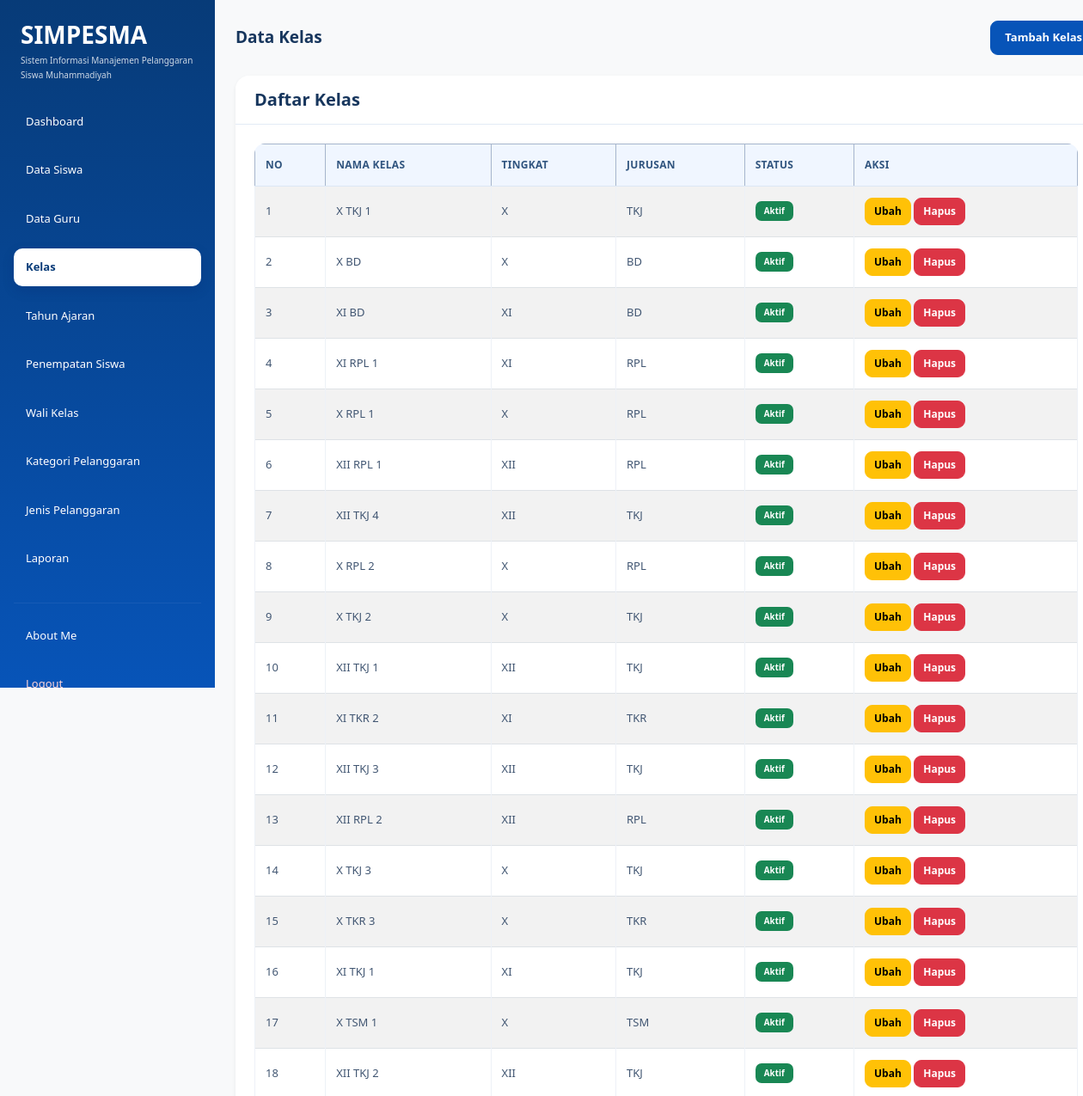
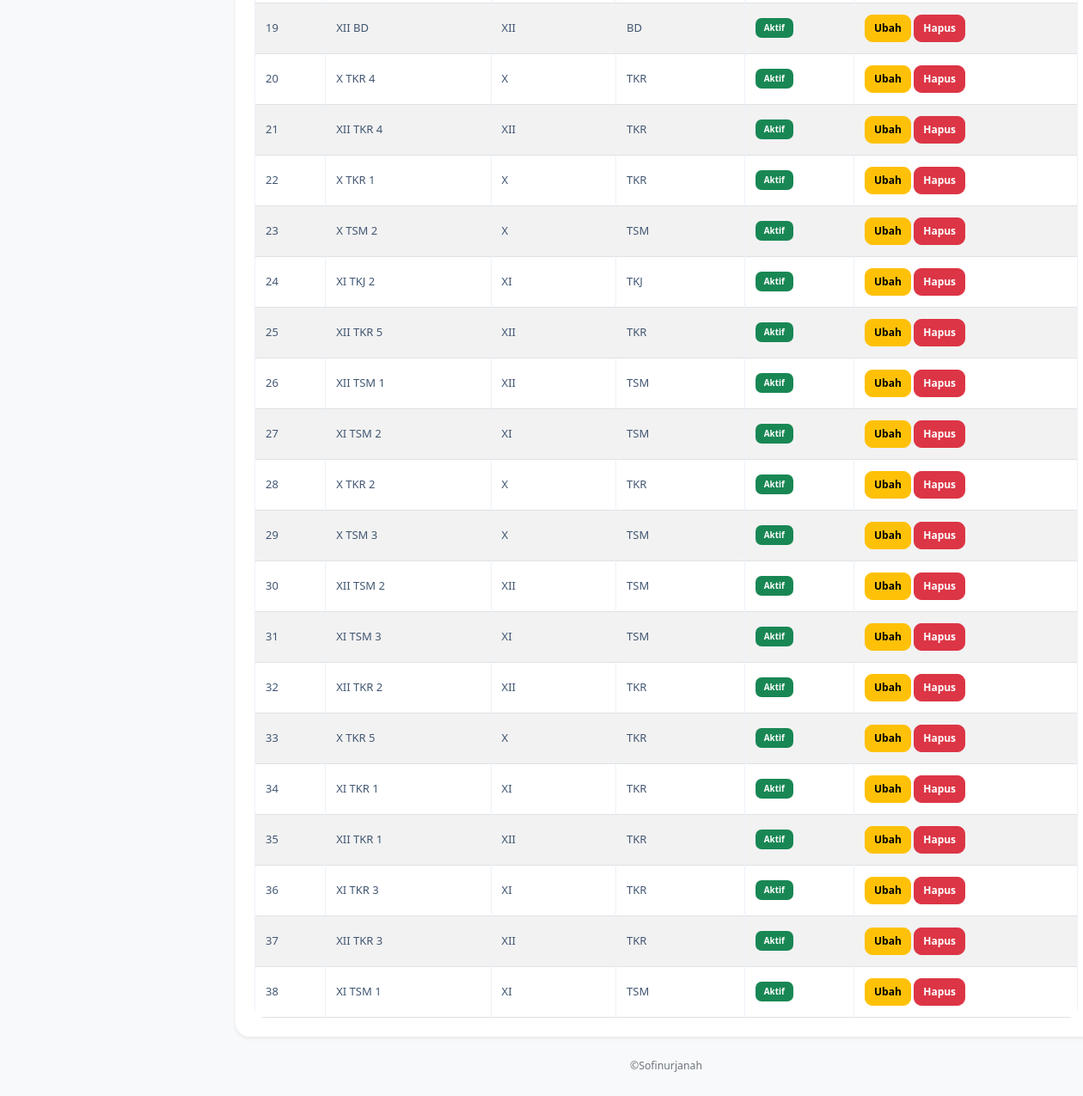
The page /data_kelas.php (signed in) on the database its author committed (2 pictures, top to bottom).
### tables this page shows
CREATE TABLE `t_kelas` (
  `id` int(11) NOT NULL,
  `nama` varchar(100) NOT NULL,
  `tingkat` varchar(20) NOT NULL,
  `jurusan` varchar(100) NOT NULL,
  `status_aktif` tinyint(1) NOT NULL,
  `created_at` timestamp NOT NULL DEFAULT current_timestamp(),
  `updated_at` timestamp NOT NULL DEFAULT current_timestamp()
);

### data_kelas.php (the view, shortened to what this page needs)
<?php
include "config/koneksi.php";
$role = strtolower($_SESSION['role']);
?>
<!DOCTYPE html>
<html lang="id">
<head>
    <link
        href="https://cdn.jsdelivr.net/npm/bootstrap@5.3.8/dist/css/bootstrap.min.css"
        rel="stylesheet"
    >
    <link
        href="https://cdn.datatables.net/3.1.4/css/dataTables.dataTables.min.css"
        rel="stylesheet"
    >
    <link rel="stylesheet" href="style.css">
</head>
<body class="bg-light">
<div class="container-fluid">
    <div class="row">
        <div class="col-md-3 col-lg-2 min-vh-100 p-3"
             style="background-color: #30318B;">
            <div class="mb-4 px-2">
                <h3 class="text-white mb-1 fw-bold">
                    SIMPESMA
                </h3>
                <p class="text-white mb-0" style="font-size: 10px; line-height: 1.7; opacity: 0.8;">
                    Sistem Informasi Manajemen
                    Pelanggaran Siswa Muhammadiyah
                </p>
            </div>
            <ul class="nav nav-pills flex-column">
                <li class="nav-item mb-2">
                    <a href="dashboard.php" class="nav-link text-white">Dashboard</a>
                </li>
                <?php if ($role == "admin") { ?>
                    <li class="nav-item mb-2">
                        <a href="data_siswa.php" class="nav-link text-white">Data Siswa</a>
                    </li>
                    <li class="nav-item mb-2">
                        <a href="data_guru.php" class="nav-link text-white">Data Guru</a>
                    </li>
                    <li class="nav-item mb-2">
                        <a href="data_kelas.php" class="nav-link active" aria-current="page">Kelas</a>
                    </li>
                    <li class="nav-item mb-2">
                        <a href="data_tahun_ajaran.php" class="nav-link text-white">Tahun Ajaran</a>
                    </li>
                    <li class="nav-item mb-2">
                        <a href="penempatan_siswa.php" class="nav-link text-white">Penempatan Siswa</a>
                    </li>
                    <li class="nav-item mb-2">
                        <a href="wali_kelas.php" class="nav-link text-white">Wali Kelas</a>
                    </li>
                    <li class="nav-item mb-2">
                        <a href="kategori_pelanggaran.php" class="nav-link text-white">Kategori Pelanggaran</a>
                    </li>
                    <li class="nav-item mb-2">
                        <a href="jenis_pelanggaran.php" class="nav-link text-white">Jenis Pelanggaran</a>
                    </li>
                    <li class="nav-item mb-2">
                        <a href="laporan.php" class="nav-link text-white">Laporan</a>
                    </li>
                <?php } ?>
                <hr class="text-secondary">
                <li class="nav-item mb-2">
                    <a href="about_me.php" class="nav-link text-white">About Me</a>
                </li>
                <li class="nav-item">
                    <a href="logout.php" class="nav-link text-danger">Logout</a>
                </li>
            </ul>
        </div>
        <main class="col-md-9 col-lg-10 p-4">
            <div class="d-flex justify-content-between align-items-center mb-4">
                <h3 class="fw-bold mb-0">Data Kelas</h3>
                <?php if ($role == "admin") { ?>
                    <button type="button"
                            class="btn btn-primary"
                            data-bs-toggle="modal"
                            data-bs-target="#modalTambah">
                        Tambah Kelas
                    </button>
                <?php } ?>
            </div>
            <div class="card border-0 shadow-sm">
                <div class="card-header bg-white py-3">
                    <h5 class="mb-0">Daftar Kelas</h5>
                </div>
                <div class="card-body">
                    <div class="table-responsive">
                        <table id="example"
                               class="table table-bordered table-striped table-hover align-middle mb-0">
                            <thead class="table-primary">
                                <tr>
                                    <th>No</th>
                                    <th>Nama Kelas</th>
                                    <th>Tingkat</th>
                                    <th>Jurusan</th>
                                    <th>Status</th>
                                    <?php if ($role == "admin") { ?>
                                        <th>Aksi</th>
                                    <?php } ?>
                                </tr>
                            </thead>
                            <tbody>
                                <?php
                                $query_kelas = mysqli_query(
                                    $koneksi,
                                    "SELECT * FROM t_kelas ORDER BY id ASC"
                                );
                                $no = 1;
                                while ($kelas = mysqli_fetch_assoc($query_kelas)) {
                                ?>
                                    <tr>
                                        <td><?= $no++; ?></td>
                                        <td><?= htmlspecialchars($kelas['nama'], ENT_QUOTES, 'UTF-8'); ?></td>
                                        <td><?= htmlspecialchars($kelas['tingkat'], ENT_QUOTES, 'UTF-8'); ?></td>
                                        <td><?= htmlspecialchars($kelas['jurusan'], ENT_QUOTES, 'UTF-8'); ?></td>
                                        <td>
                                            <?php if ($kelas['status_aktif'] == 1) { ?>
                                                <span class="badge bg-success">Aktif</span>
                                            <?php } else { ?>
                                                <span class="badge bg-secondary">Tidak Aktif</span>
                                            <?php } ?>
                                        </td>
                                        <?php if ($role == "admin") { ?>
                                            <td class="text-nowrap">
                                                <a href="data_kelas.php?edit=<?= $kelas['id']; ?>"
                                                   class="btn btn-warning btn-sm">Ubah</a>
                                                <a href="data_kelas.php?hapus=<?= $kelas['id']; ?>"
                                                   class="btn btn-danger btn-sm"
                                                   onclick="return confirm('Yakin ingin menghapus data kelas ini?')">
                                                    Hapus
                                                </a>
                                            </td>
                                        <?php } ?>
                                    </tr>
                                <?php } ?>
                            </tbody>
                        </table>
                    </div>
                </div>
            </div>
            <p class="text-center text-secondary small mt-4">©Sofinurjanah</p>
        </main>
    </div>
</div>
</body>
</html>

### style.css (style rules this page uses)
:root { --primary: #0754b8; --primary-dark: #073b78; --primary-light: #eaf3ff; --background: #f5f9ff; --white: #ffffff; --text: #17365d; --muted: #71829a; --border: #e3ebf5; --success: #198754; --danger: #dc3545; --radius: 16px; }
* { box-sizing: border-box; }
body { margin: 0; font-family: "Segoe UI", Arial, sans-serif; background: var(--background); color: var(--text); font-size: 14px; }
h1, h2, h3, h4, h5 { color: var(--text); font-weight: 700; }
a { text-decoration: none; }
aside, .sidebar, .col-lg-2.min-vh-100, .col-md-3.col-lg-2.min-vh-100 { background: linear-gradient( 180deg, #073b78 0%, #0754b8 100% ) !important; }
.col-lg-2.min-vh-100, .col-md-3.col-lg-2.min-vh-100 { padding: 24px 16px !important; }
.nav-pills .nav-link { color: #dceaff; padding: 12px 14px; margin-bottom: 5px; border-radius: 10px; font-size: 13px; font-weight: 500; transition: all 0.2s ease; }
.nav-pills .nav-link.active { color: var(--primary-dark) !important; background: #ffffff !important; font-weight: 700; box-shadow: 0 5px 15px rgba(0, 20, 70, 0.12); }
.nav-pills .nav-link.text-danger { color: #ffd5d9 !important; }
hr { border-color: rgba(255, 255, 255, 0.25); }
main { min-width: 0; padding: 32px !important; }
main h3 { font-size: 19px; }
main p { color: var(--muted); line-height: 1.7; }
.container-fluid { padding-left: 0; padding-right: 0; }
.row { margin-right: 0; margin-left: 0; }
.card { border: 1px solid var(--border); border-radius: var(--radius); background: var(--white); box-shadow: 0 5px 22px rgba(22, 63, 115, 0.045); transition: box-shadow 0.2s ease, transform 0.2s ease; }
.card-header { background: #ffffff; border-bottom: 1px solid var(--border); padding: 18px 22px; border-radius: var(--radius) var(--radius) 0 0 !important; font-weight: 700; color: var(--text); }
.card-body { padding: 22px; }
.btn { border-radius: 9px; padding: 9px 16px; font-weight: 600; font-size: 13px; transition: all 0.2s ease; }
.btn-primary { color: #fff; background: var(--primary); border-color: var(--primary); }
.btn-danger { background: var(--danger); border-color: var(--danger); }
.table-responsive { border-radius: 12px; }
.table { margin-bottom: 0; vertical-align: middle; font-size: 13px; }
.table thead th, .table th { background: #f0f6ff; color: #31557f; font-size: 12px; font-weight: 700; text-transform: uppercase; letter-spacing: 0.3px; border-bottom: 1px solid #dce7f5; padding: 15px 12px; white-space: nowrap; }
.table tbody td { color: #415672; padding: 13px 12px; border-color: #edf1f7; }
.table .btn { padding: 6px 10px; font-size: 12px; }
.badge { padding: 7px 10px; border-radius: 7px; font-weight: 600; letter-spacing: 0.1px; }
@media (min-width: 768px) { .col-md-3.col-lg-2.min-vh-100, .col-lg-2.min-vh-100, aside.sidebar { position: fixed !important; top: 0; left: 0; bottom: 0; width: 250px; height: 100vh; overflow-y: auto; z-index: 1000; } }
@media (min-width: 768px) { main { margin-left: 250px; width: calc(100% - 250px); } }

### rows shown on the page
t_kelas: nama "X TKJ 1", tingkat "X", jurusan "TKJ", status_aktif "Aktif"
t_kelas: nama "X BD", tingkat "X", jurusan "BD", status_aktif "Aktif"
t_kelas: nama "XI BD", tingkat "XI", jurusan "BD", status_aktif "Aktif"
t_kelas: nama "XI RPL 1", tingkat "XI", jurusan "RPL", status_aktif "Aktif"
t_kelas: nama "X RPL 1", tingkat "X", jurusan "RPL", status_aktif "Aktif"
t_kelas: nama "XII RPL 1", tingkat "XII", jurusan "RPL", status_aktif "Aktif"
t_kelas: nama "XII TKJ 4", tingkat "XII", jurusan "TKJ", status_aktif "Aktif"
t_kelas: nama "X RPL 2", tingkat "X", jurusan "RPL", status_aktif "Aktif"
t_kelas: nama "X TKJ 2", tingkat "X", jurusan "TKJ", status_aktif "Aktif"
t_kelas: nama "XII TKJ 1", tingkat "XII", jurusan "TKJ", status_aktif "Aktif"
t_kelas: nama "XI TKR 2", tingkat "XI", jurusan "TKR", status_aktif "Aktif"
t_kelas: nama "XII TKJ 3", tingkat "XII", jurusan "TKJ", status_aktif "Aktif"
t_kelas: nama "XII RPL 2", tingkat "XII", jurusan "RPL", status_aktif "Aktif"
t_kelas: nama "X TKJ 3", tingkat "X", jurusan "TKJ", status_aktif "Aktif"
t_kelas: nama "X TKR 3", tingkat "X", jurusan "TKR", status_aktif "Aktif"
t_kelas: nama "XI TKJ 1", tingkat "XI", jurusan "TKJ", status_aktif "Aktif"
t_kelas: nama "X TSM 1", tingkat "X", jurusan "TSM", status_aktif "Aktif"
t_kelas: nama "XII TKJ 2", tingkat "XII", jurusan "TKJ", status_aktif "Aktif"
t_kelas: nama "XII BD", tingkat "XII", jurusan "BD", status_aktif "Aktif"
t_kelas: nama "X TKR 4", tingkat "X", jurusan "TKR", status_aktif "Aktif"
t_kelas: nama "XII TKR 4", tingkat "XII", jurusan "TKR", status_aktif "Aktif"
t_kelas: nama "X TKR 1", tingkat "X", jurusan "TKR", status_aktif "Aktif"
t_kelas: nama "X TSM 2", tingkat "X", jurusan "TSM", status_aktif "Aktif"
t_kelas: nama "XI TKJ 2", tingkat "XI", jurusan "TKJ", status_aktif "Aktif"
t_kelas: nama "XII TKR 5", tingkat "XII", jurusan "TKR", status_aktif "Aktif"
t_kelas: nama "XII TSM 1", tingkat "XII", jurusan "TSM", status_aktif "Aktif"
t_kelas: nama "XI TSM 2", tingkat "XI", jurusan "TSM", status_aktif "Aktif"
t_kelas: nama "X TKR 2", tingkat "X", jurusan "TKR", status_aktif "Aktif"
t_kelas: nama "X TSM 3", tingkat "X", jurusan "TSM", status_aktif "Aktif"
t_kelas: nama "XII TSM 2", tingkat "XII", jurusan "TSM", status_aktif "Aktif"
t_kelas: nama "XI TSM 3", tingkat "XI", jurusan "TSM", status_aktif "Aktif"
t_kelas: nama "XII TKR 2", tingkat "XII", jurusan "TKR", status_aktif "Aktif"
t_kelas: nama "X TKR 5", tingkat "X", jurusan "TKR", status_aktif "Aktif"
t_kelas: nama "XI TKR 1", tingkat "XI", jurusan "TKR", status_aktif "Aktif"
t_kelas: nama "XII TKR 1", tingkat "XII", jurusan "TKR", status_aktif "Aktif"
t_kelas: nama "XI TKR 3", tingkat "XI", jurusan "TKR", status_aktif "Aktif"
t_kelas: nama "XII TKR 3", tingkat "XII", jurusan "TKR", status_aktif "Aktif"
t_kelas: nama "XI TSM 1", tingkat "XI", jurusan "TSM", status_aktif "Aktif"
